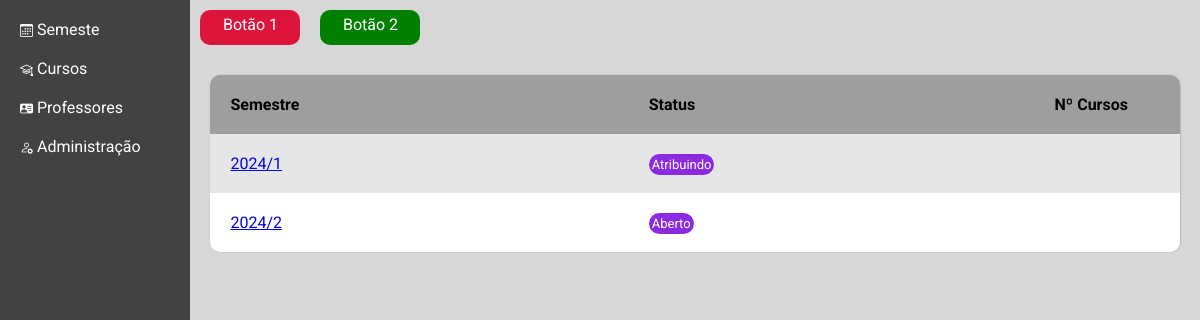
Page /semestre/ on the earlier database version.
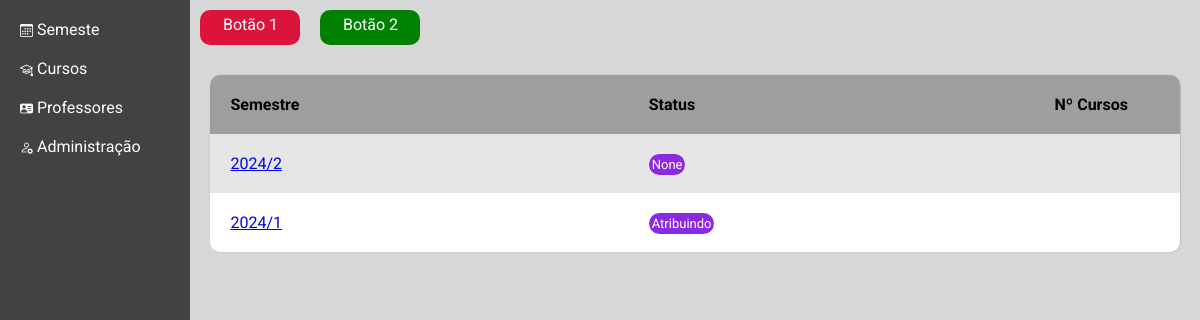
Same page on the later database version.
### core/models.py (models this page shows)
class Semestre(models.Model):
    semestre = models.CharField( max_length=50)
    cursos = models.ManyToManyField(Curso, verbose_name="curso", blank=True, null=True)
    status = models.ForeignKey(Status, verbose_name='status', on_delete=models.SET_NULL, null=True, blank=True)
    date_create = models.DateTimeField(default=timezone.now)
    def __str__(self) -> str:
        return self.semestre

class Status(models.Model):
    status = models.CharField(max_length=16)
    def __str__(self) -> str:
        return self.status

### core/views.py (the view)
# urls.py: path('semestre/', views.semestre, name='semestre'),
def semestre(request):
    semestre = Semestre.objects.all().order_by('-id')
    context = {
        'semestre':semestre
    }
    return render(request, 'semestre.html', context)

### core/templates/semestre.html
{% extends "base.html" %}
{% block conteudo %}
<table>
    <thead>
        <tr>
            <th>Semestre</th>
            <th>Status</th>
            <th>Nº Cursos</th>
        </tr>
    </thead>
    <tbody>
       {% for i in semestre %}
            <tr>
                    <td class="colum-1"><a href="{% url 'select_semestre' i.id %}">{{i}}</a></td>
                    <td class="colum-2"><span id="marcador" class="color-roxo"> {{i.status}}</span></td>
                    <td class="colum-3">{{ i.curso_semestre.all.count}}</td>
            </tr>
       {% endfor %}
    </tbody>
</table>
{% endblock conteudo %}

### core/templates/base.html
<!DOCTYPE html>
<html lang="en">
<head>
   {% include "_head.html" %}
</head>
<body>
<nav>
    <ul>
        <li><a href="{% url "semestre" %}"><i class="bi bi-calendar3"></i> Semeste</a></li>
        <li><a href="{% url "cursos" %}"><i class="bi bi-mortarboard"></i> Cursos</a></li>
        <li><a href="{% url "professores" %}"><i class="bi bi-person-vcard-fill"></i> Professores</a></li>
        <li><a href="/admin/"><i class="bi bi-person-gear"></i> Administração</a></li>
    </nav>
    <main>
        <div id="conteiner-menu-button">
            <a href="#" class="button-padrao color-red">Botão 1</a>
            <a href="#" class="button-padrao color-verde">Botão 2</a>
        </div>
        <div id="conteiner-conteudo">
            {% block conteudo %}{% endblock conteudo %}
        </div>
</main>
</body>
</html>

### core/templates/_head.html (shortened to what this page needs)
{% load static %}
    <link rel="stylesheet" href="{% static 'style.css' %}">
    <link rel="stylesheet" href="https://cdn.jsdelivr.net/npm/bootstrap-icons@1.11.3/font/bootstrap-icons.min.css">

### core/static/style.css (style rules this page uses)
* { padding: 0; margin: 0; box-sizing: border-box; font-family: roboto, regular400; }
body { display: flex; flex-wrap: wrap; }
main { flex-grow: 20; flex-basis: 200px; flex-shrink: 1; background-color: #d8d7d7; min-height: 100vh; }
#conteiner-menu-button { display: flex; }
.button-padrao { text-decoration: none; color: white; width: 100px; height: 35px; padding: 5px; margin: 10px; border-radius: 10px; text-align: center; }
#conteiner-conteudo { padding: 20px; }
table { border-collapse: collapse; border-radius: 10px; overflow: hidden; width: 100%; box-shadow: 0.5px 0px 1.5px rgba(0, 0, 0, 0.226); }
th { background-color: #9e9e9e; text-align: left; }
table tr:nth-child(odd) { background-color: #e6e6e6; }
table tr:nth-child(even) { background-color: #ffffff; }
td, th { padding: 20px; }
.colum-3, .colum-4 { width: 15%; }
.color-red { background-color: crimson; }
.color-verde { background-color: green; }
.color-roxo { background-color: blueviolet; }
nav { background-color: #424242; flex-grow: 1; flex-basis: 150px; flex-shrink: 1; }
li { text-align: left; padding-left: 20px; font-size: 16px; margin-top: 20px; }
li a { text-decoration: none; color: white; }
#marcador { padding: 3px; border-radius: 150px; color: white; font-size: 13px; }
i { font-size: 13px; }

Differences in the rows shown:
removed Semestre: semestre "2024/2", status "Aberto"
added Semestre: semestre "2024/2", status "None"
